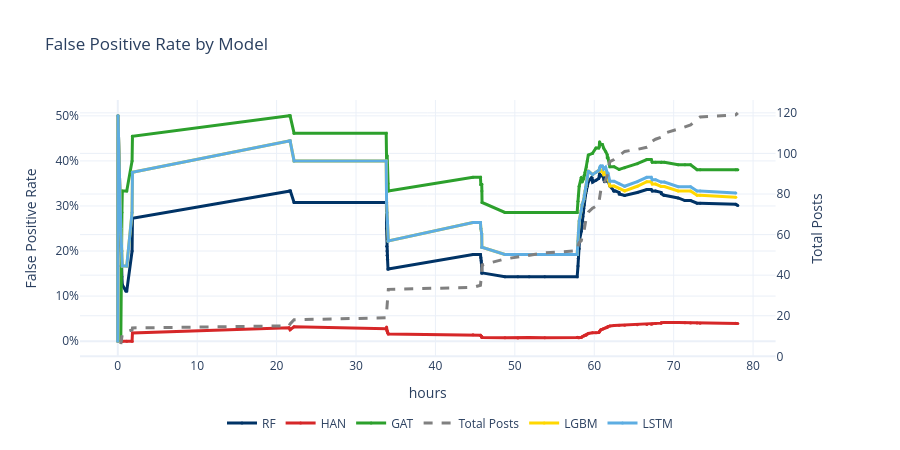

Write notebook code for a chart like this one.
### Code cell
import plotly.graph_objects as go
from plotly.subplots import make_subplots

# Create figure with secondary y-axis
fig = make_subplots(specs=[[{"secondary_y": True}]])
model_colors = {
    "RF": "#003366",      # Dark blue
    "HAN": "#D62728",     # Red
    "LGBM": "#FFD700",    # Yellow (Gold)
    "LSTM": "#5DADE2",    # Light blue
    "GAT": "#2CA02C",     # Green
}



# Add one line per model
for model in df_all["model"].unique():

    df_all_model = (
        df_all[df_all["model"] == model]
        .sort_values("hour")
    )

    # Capture rate lines
    fig.add_trace(
        go.Scatter(
            x=df_all_model["hour"],
            y=df_all_model["false_positive_rate"],
            mode="lines+markers",
            name=model,
            line=dict(
            color=model_colors.get(model, "#808080"),
            width=3,
        ),
        marker=dict(
            color=model_colors.get(model, "#808080"),
            size=3,
        )
        ),
        secondary_y=False,
    )

    # Total posts as area plot (only once)
    if model == "GAT":
        fig.add_trace(
                    go.Scatter(
            x=df_all_model["hour"],
            y=df_all_model["total_posts"],
            mode="lines",
            line=dict(color="gray", dash="dash", width=3),
            name="Total Posts",
        ),
            secondary_y=True,
        )

fig.update_layout(
    title="False Positive Rate by Model",
    template="plotly_white",
    hovermode="x unified",
        legend=dict(
        orientation="h",      # horizontal legend
        yanchor="top",
        y=-0.2,               # place below the plot
        xanchor="center",
        x=0.5                 # center horizontally
    ),
    margin=dict(b=80) ,        # extra bottom margin for the legend,
     width=900,
    height=450
)

fig.update_xaxes(title_text="hours")

fig.update_yaxes(
    title_text="False Positive Rate",
    secondary_y=False,
    tickformat=".0%",
)

fig.update_yaxes(
    title_text="Total Posts",
    secondary_y=True,
)

fig.show()
